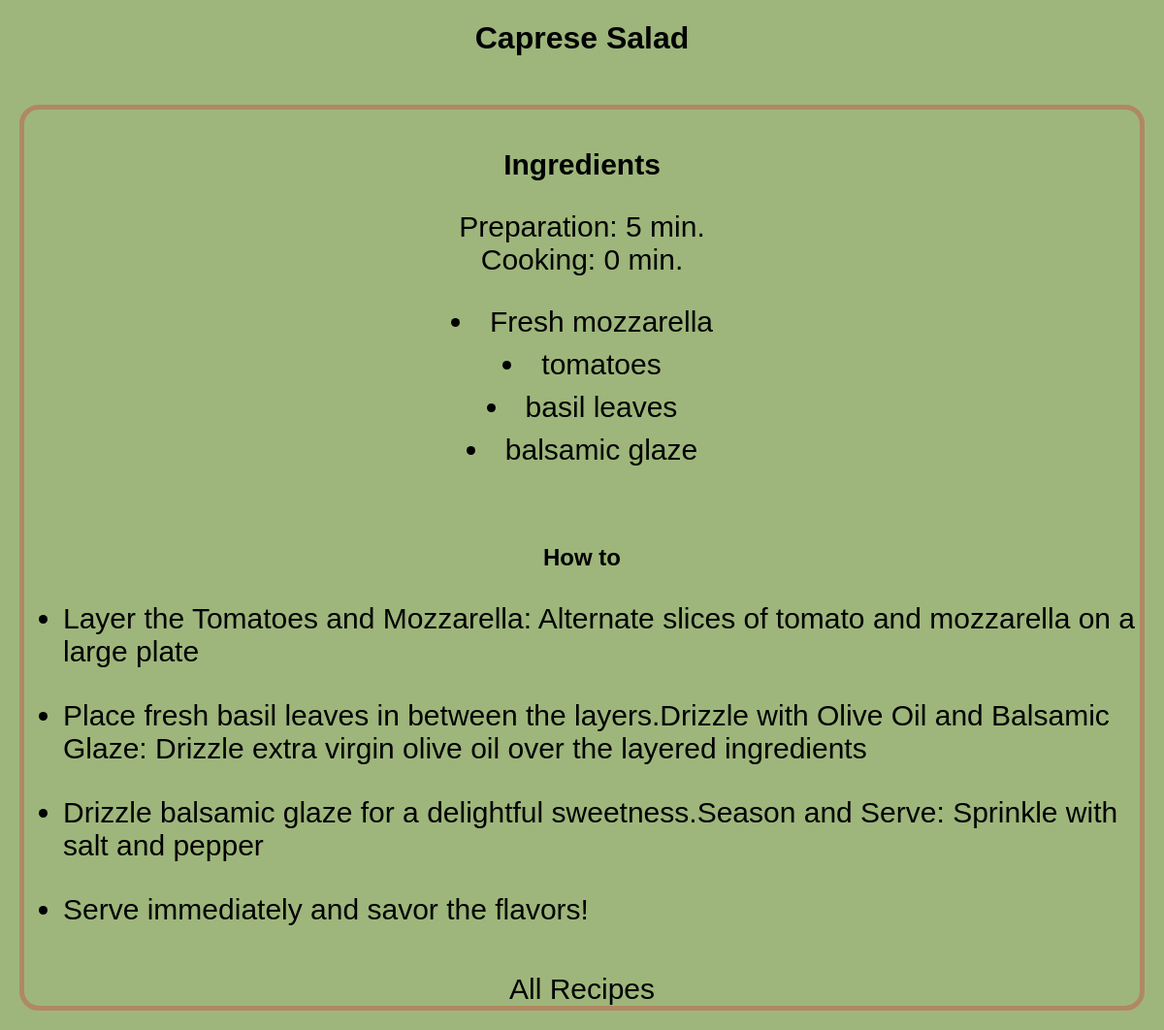
The page /salad on the database its author committed.
### tables this page shows
CREATE TABLE recipes (
    recipe_ID INTEGER PRIMARY KEY AUTOINCREMENT,
    recipe_name Text NOT NULL,
    recipe_ingredients Text NOT NULL,
    recipe_description Text NOT NULL,
    preparation_time_in_minute INTEGER NOT NULL,
    cooking_time_in_minute INTEGER NOT NULL
);

### app.py (the view)
@app.route("/salad")
def salad():
    data = get_db()
    return render_template("salad.html", recipe = data)

### app.py (called while the page is built)
def get_db():
    db = getattr(g, '_database', None)
    if db is None:
        db = g._database = sqlite3.connect("food_recipes.db")
        cursor = db.cursor()
        cursor.execute("SELECT recipe_ID, recipe_name, recipe_ingredients, recipe_description, preparation_time_in_minute, cooking_time_in_minute FROM recipes")
        data = cursor.fetchall()
    return data

### templates/salad.html (shortened to what this page needs)
<!DOCTYPE html>
<html lang="en">
<head>
    <link rel="stylesheet" href="{{ url_for('static', filename='recipes.css') }}">
</head>
<body id="salad_body">
    <h1 id="recipe_name">{{ recipe[5][1]}}</h1>
    <div id="main_div">
        <h2 id="ingredients_text">Ingredients</h2>
        <div id="prep_and_cooking_time_div">
            <p>Preparation: {{ recipe[5][4] }} min.<br>Cooking: {{ recipe[5][5] }} min.</p>
        </div>
        <ul id="ingredients">
            {% for ingredient in recipe[5][2].split(', ') %}
                <li>{{ ingredient }}</li>
            {% endfor %}
        </ul>
        <h2>How to</h2>
        <ul>
            {% for desc in recipe[5][3].split('. ') %}
            <li class="steps"> {{desc}} </li>
                {% endfor %}
        </ul>
        <a id="return_home" href="/">All Recipes</a>
    </div>
</body>
</html>

### static/recipes.css (style rules this page uses)
body { font-family:Verdana, Geneva, Tahoma, sans-serif; background-color: #DBA979; margin: 0; padding: 0; display: flex; flex-direction: column; align-items: center; }
#salad_body { background-color: #9eb67b; }
#main_div { margin: 20px; border:5px solid #b08862; border-radius: 20px; }
#recipe_name { text-align: center; margin-bottom: 30px; }
#prep_and_cooking_time_div { text-align: center; font-size: 30px; }
#ingredients_text { font-size: 30px; text-align: center; margin-top: 40px; }
#ingredients { max-width: 600px; margin: 0 auto; padding: 0; list-style-position: inside; text-align: center; }
h2 { text-align: center; margin-top: 5rem; }
li { font-size: 30px; margin-bottom: 10px; }
.steps { margin-top: 2rem; font-size: 30px; margin-bottom: 10px; }
#return_home { color: black; font-size: 30px; display: block; text-align: center; text-decoration: none; margin-top: 3rem; }

### rows shown on the page
recipes: recipe_name "Caprese Salad", preparation_time_in_minute "5", cooking_time_in_minute "0"

### other values the page prints
{{ ingredient }} "Fresh mozzarella" "tomatoes" "basil leaves" "balsamic glaze"
{{ desc }} "Layer the Tomatoes and Mozzarella: Alternate slices of tomato and mozzarella on a large plate" "Place fresh basil leaves in between the layers.Drizzle with Olive Oil and Balsamic Glaze: Drizzle extra virgin olive oil over the layered ingredients" "Drizzle balsamic glaze for a delightful sweetness.Season and Serve: Sprinkle with salt and pepper" "Serve immediately and savor the flavors!"
